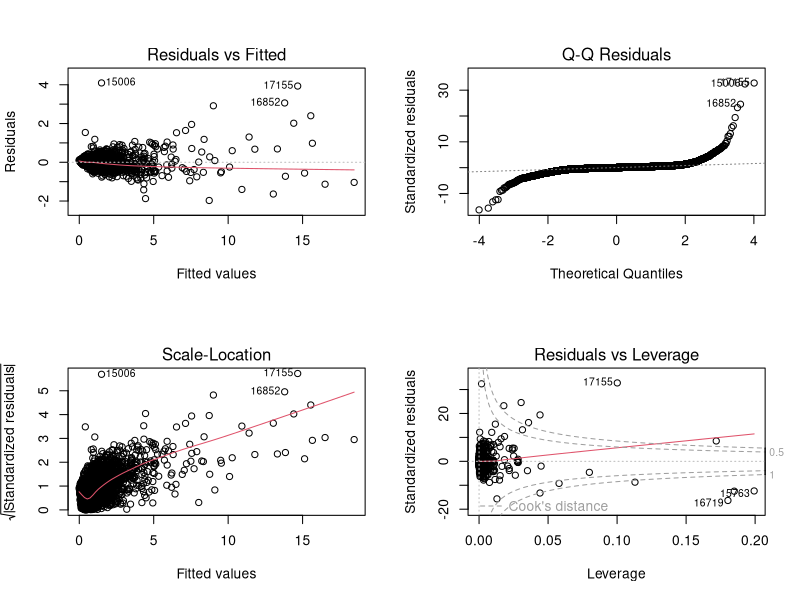
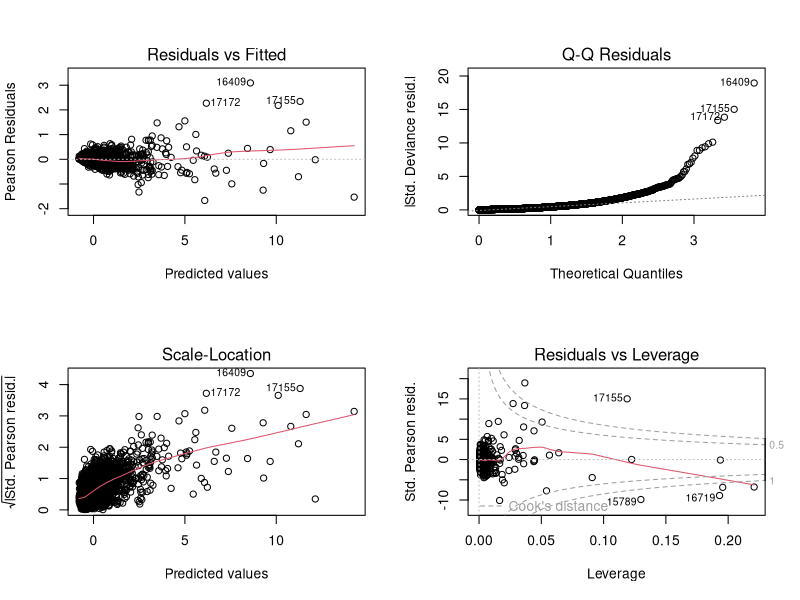
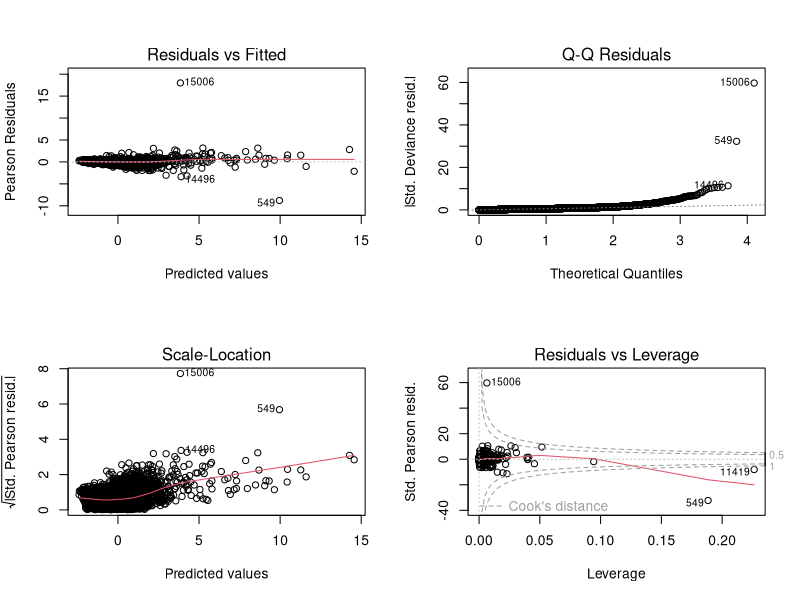
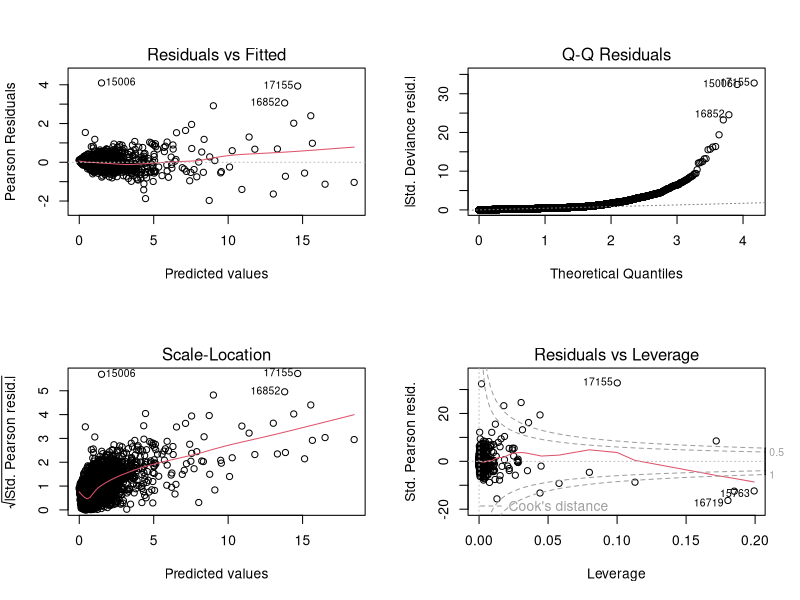

Recreate these plots in R, in order.
# MATH 571 section 3 regression
# Data used is clean data set in csv format from previous step
# Multiple regression models are applied
# yuqing zhao, March 27,2018


# read data
# assuming loss in the water processing is tiny. we use enfluent flow data to simulate input flow data

#df2=read.csv('completeMwrd_03_18_2018.csv',header = TRUE,sep = ',',stringsAsFactors=FALSE)
#df=read.csv('ALL_MWRD (version 1).csv',header = TRUE,sep = ',',stringsAsFactors=FALSE)
#df3=read.csv('completeMwrd_03_25_2018.csv',header = TRUE,sep = ',',stringsAsFactors=FALSE)

df4=read.csv('completeMwrd_03_28_2018.csv',header = TRUE,sep = ',',stringsAsFactors=FALSE)
summary(df4)
dfn=df4[,-1]  
summary(dfn)  

# Normalize whole dataset for future models since some models prefer standardized predictors
dfn=data.frame(scale(dfn[,1:7],center=FALSE))  

head(dfn)
dfn<-data.frame(dfn,"Location"=df4$Location)
head(dfn)
# split training and testing data set
library('caret')
set.seed(0)
inTrain <- createDataPartition(y = dfn[,'TKN'], p = 0.8, list = FALSE)
train <- dfn[inTrain,]
test <- dfn[-inTrain,]
stopifnot(nrow(train) + nrow(test) == nrow(dfn))
x.train=train[,-6]
y.train=train[,6]
x.test=test[,-6]
y.test=test[,6]



# perform cross-validtion on training data set
controlParameter=trainControl(method = "cv",number = 10,savePredictions = TRUE)

# models related information: http://topepo.github.io/caret/train-models-by-tag.html

# Basic linear model
lm0 =lm(TKN ~.,data = train)
par(mfrow=c(2,2)) #combine separate plots into one figure 
plot(lm0)
summary(lm0)


lm_model=train(log(TKN) ~., data=train, method="lm", trControl=controlParameter)
lm_pred=predict(lm_model,test)

#library(leaps)
# All subset linear regression
# allsub_model=train(TKN ~., data=train, method = ' ', trControl=controlParameter)
# allsub_pred=predict(allsub_model,test)

# Linear regression model with Forward selection
forward_model=train(TKN ~., data=train, method = 'leapForward', trControl=controlParameter)
forward_pred=predict(forward_model,test)

# Linear regression model with Backward selection
backward_model=train(TKN ~., data=train, method = 'leapBackward', trControl=controlParameter)
backward_pred=predict(backward_model,test)

# Linear regression model with Stepwise Selection
step_model=train(TKN ~., data=train, method = 'leapSeq', trControl=controlParameter)
step_pred=predict(step_model,test)



library(Matrix)
library(foreach)
library(glmnet)

# The lasso
lassoGrid=expand.grid(alpha=1,lambda=c(0,5,0.0001))
lasso_model=train(TKN ~., data=train, method = 'glmnet',trControl=controlParameter,tuneGrid=lassoGrid)
#lasso_model=cv.glmnet(x.train,y.train,type.measure="mse", alpha=1,family="gaussian")
lasso_pred=predict(lasso_model,test)

# Ridge Regression
ridgeGrid=expand.grid(alpha=0,lambda=c(0,5,0.0001))
ridge_model=train(TKN ~., data=train, method = 'glmnet',trControl=controlParameter,tuneGrid=ridgeGrid)
#ridge_model=cv.glmnet(x.train,y.train,type.measure="mse", alpha=0,family="gaussian")
ridge_pred=predict(ridge_model,test)


# Elasticnet
elas_model=train(TKN ~., data=train, method = 'glmnet', trControl=controlParameter)
#elas_model=cv.glmnet(x.train,y.train,type.measure="mse",family="gaussian")
elas_pred=predict(elas_model,test)

#Principal Components Regression
library(pls)
set.seed(2)
pcr_model<-train(TKN~.,data=train, method='pcr',trControl=controlParameter)
pcr_pred=predict(pcr_model,test)

# calculate the MSE of test data for each model to evaluate its performance
lm_mse=mean((y.test - lm_pred)^2)
#allsub_mse=mean((y.test - allsub_pred)^2)
forward_mse=mean((y.test - forward_pred)^2)
backward_mse=mean((y.test - backward_pred)^2)
step_mse=mean((y.test - step_pred)^2)
lasso_mse=mean((y.test - lasso_pred)^2)
ridge_mse=mean((y.test - ridge_pred)^2)
elas_mse=mean((y.test - elas_pred)^2)
pcr_mse=mean((y.test-pcr_pred)^2)



# calculate the R**2 of test data for each model to evaluate its performance
lm_r2=sum((lm_pred - mean(y.test))^2)/sum((y.test - mean(y.test))^2)
#allsub_mse=sum((allsub_pred - mean(y.test))^2)/sum((y.test - mean(y.test))^2)
forward_r2=sum((forward_pred - mean(y.test))^2)/sum((y.test - mean(y.test))^2)
backward_r2=sum((backward_pred - mean(y.test))^2)/sum((y.test - mean(y.test))^2)
step_r2=sum((step_pred - mean(y.test))^2)/sum((y.test - mean(y.test))^2)
lasso_r2=sum((lasso_pred - mean(y.test))^2)/sum((y.test - mean(y.test))^2)
ridge_r2=sum((ridge_pred - mean(y.test))^2)/sum((y.test - mean(y.test))^2)
lm_r2=sum((lm_pred - mean(y.test))^2)/sum((y.test - mean(y.test))^2)
elas_r2=sum((elas_pred - mean(y.test))^2)/sum((y.test - mean(y.test))^2)
pcr_r2 =sum((pcr_pred-   mean(y.test))^2)/sum((y.test - mean(y.test))^2)




# TODO
df4=read.csv('completeMwrd_03_28_2018.csv',header = TRUE,sep = ',',stringsAsFactors=FALSE)
summary(df4)
dfn=df4[,-1]  
summary(dfn)
# split data set into two groups: location 1-6 and location 7-8
dfn1=subset(dfn,dfn$Location>=7)
dfn2=subset(dfn,dfn$Location<7)


# Normalize whole dataset for future models since some models prefer standardized predictors
dfn1=data.frame(scale(dfn1))  
dfn2=data.frame(scale(dfn2)) 

# split training and testing data set
library('caret')
set.seed(1)
inTrain1 = createDataPartition(y = dfn1[,'TKN'], p = 0.8, list = FALSE)
train1 = dfn1[inTrain1,]
test1 = dfn1[-inTrain1,]
stopifnot(nrow(train1) + nrow(test1) == nrow(dfn1))
x.train1=train1[,-6]
y.train1=train1[,6]
x.test1=test1[,-6]
y.test1=test1[,6]


set.seed(2)
inTrain2 = createDataPartition(y = dfn2[,'TKN'], p = 0.8, list = FALSE)
train2 = dfn2[inTrain2,]
test2 = dfn2[-inTrain2,]
stopifnot(nrow(train2) + nrow(test2) == nrow(dfn2))
x.train2=train2[,-6]
y.train2=train2[,6]
x.test2=test2[,-6]
y.test2=test2[,6]


# perform cross-validtion on training data set
controlParameter=trainControl(method = "cv",number = 10,savePredictions = TRUE)

# models related information: http://topepo.github.io/caret/train-models-by-tag.html

# for dfn1 where locations are 7 to 8

# Basic linear model
lm1 =glm(TKN ~., data = train1)
par(mfrow=c(2,2)) #combine separate plots into one figure 
plot(lm1)

lm_model1=train(TKN ~., data=train1, method="lm", trControl=controlParameter)
lm_pred1=predict(lm_model1,test1)

# All subset linear regression
# allsub_model=train(TKN ~., data=train, method = ' ', trControl=controlParameter)
# allsub_pred=predict(allsub_model,test)

# Linear regression model with Forward selection
forward_model1=train(TKN ~., data=train1, method = 'leapForward', trControl=controlParameter)
forward_pred1=predict(forward_model1,test1)

# Linear regression model with Backward selection
backward_model1=train(TKN ~., data=train1, method = 'leapBackward', trControl=controlParameter)
backward_pred1=predict(backward_model1,test1)

# Linear regression model with Stepwise Selection
step_model1=train(TKN ~., data=train1, method = 'leapSeq', trControl=controlParameter)
step_pred1=predict(step_model1,test1)


# The lasso
lassoGrid=expand.grid(alpha=1,lambda=c(0,5,0.0001))
lasso_model1=train(TKN ~., data=train1, method = 'glmnet',trControl=controlParameter,tuneGrid=lassoGrid)
#lasso_model=cv.glmnet(x.train,y.train,type.measure="mse", alpha=1,family="gaussian")
lasso_pred1=predict(lasso_model1,test1)

# Ridge Regression
ridgeGrid=expand.grid(alpha=0,lambda=c(0,5,0.0001))
ridge_model1=train(TKN ~., data=train1, method = 'glmnet',trControl=controlParameter,tuneGrid=ridgeGrid)
#ridge_model=cv.glmnet(x.train,y.train,type.measure="mse", alpha=0,family="gaussian")
ridge_pred1=predict(ridge_model1,test1)


# Elasticnet
elas_model1=train(TKN ~., data=train1, method = 'glmnet', trControl=controlParameter)
#elas_model=cv.glmnet(x.train,y.train,type.measure="mse",family="gaussian")
elas_pred1=predict(elas_model1,test1)

#Principal Component Regression subset 1
pcr_model1=train(TKN~.,data=train1,method='pcr',trControl=controlParameter)
pcr_pred1=predict(pcr_model1,test1)

# calculate the MSE of test data for each model to evaluate its performance
lm_mse1=mean((y.test1 - lm_pred1)^2)
#allsub_mse=mean((y.test - allsub_pred)^2)
forward_mse1=mean((y.test1 - forward_pred1)^2)
backward_mse1=mean((y.test1 - backward_pred1)^2)
step_mse1=mean((y.test1 - step_pred1)^2)
lasso_mse1=mean((y.test1 - lasso_pred1)^2)
ridge_mse1=mean((y.test1 - ridge_pred1)^2)
elas_mse1=mean((y.test1 - elas_pred1)^2)
pcr_mse1=mean((y.test1 - pcr_pred1)^2)

# calculate the R**2 of test data for each model to evaluate its performance
lm_r21=sum((lm_pred1 - mean(y.test1))^2)/sum((y.test1 - mean(y.test1))^2)
#allsub_mse=sum((allsub_pred - mean(y.test))^2)/sum((y.test - mean(y.test))^2)
forward_r21=sum((forward_pred1 - mean(y.test1))^2)/sum((y.test1 - mean(y.test1))^2)
backward_r21=sum((backward_pred1 - mean(y.test1))^2)/sum((y.test1 - mean(y.test1))^2)
step_r21=sum((step_pred1 - mean(y.test1))^2)/sum((y.test1 - mean(y.test1))^2)
lasso_r21=sum((lasso_pred1 - mean(y.test1))^2)/sum((y.test1 - mean(y.test1))^2)
ridge_r21=sum((ridge_pred1 - mean(y.test1))^2)/sum((y.test1 - mean(y.test1))^2)
lm_r21=sum((lm_pred1 - mean(y.test1))^2)/sum((y.test1 - mean(y.test1))^2)
elas_r21=sum((elas_pred1 - mean(y.test1))^2)/sum((y.test1 - mean(y.test1))^2)
pcr_r21=sum((pcr_pred1 - mean(y.test1))^2)/sum((y.test1 - mean(y.test1))^2)





# for dfn1 where locations are 1 to 6

# Basic linear model
lm2 =glm(TKN ~., data = train2)
par(mfrow=c(2,2)) #combine separate plots into one figure 
plot(lm2)

lm_model2=train(TKN ~., data=train2, method="lm", trControl=controlParameter)
lm_pred2=predict(lm_model2,test2)

# All subset linear regression
# allsub_model=train(TKN ~., data=train, method = ' ', trControl=controlParameter)
# allsub_pred=predict(allsub_model,test)

# Linear regression model with Forward selection
forward_model2=train(TKN ~., data=train2, method = 'leapForward', trControl=controlParameter)
forward_pred2=predict(forward_model2,test2)

# Linear regression model with Backward selection
backward_model2=train(TKN ~., data=train2, method = 'leapBackward', trControl=controlParameter)
backward_pred2=predict(backward_model2,test2)

# Linear regression model with Stepwise Selection
step_model2=train(TKN ~., data=train2, method = 'leapSeq', trControl=controlParameter)
step_pred2=predict(step_model2,test2)


# The lasso
lassoGrid=expand.grid(alpha=1,lambda=c(0,5,0.0001))
lasso_model2=train(TKN ~., data=train2, method = 'glmnet',trControl=controlParameter,tuneGrid=lassoGrid)
#lasso_model=cv.glmnet(x.train,y.train,type.measure="mse", alpha=1,family="gaussian")
lasso_pred2=predict(lasso_model2,test2)

# Ridge Regression
ridgeGrid=expand.grid(alpha=0,lambda=c(0,5,0.0001))
ridge_model2=train(TKN ~., data=train2, method = 'glmnet',trControl=controlParameter,tuneGrid=ridgeGrid)
#ridge_model=cv.glmnet(x.train,y.train,type.measure="mse", alpha=0,family="gaussian")
ridge_pred2=predict(ridge_model2,test2)


# Elasticnet
elas_model2=train(TKN ~., data=train2, method = 'glmnet', trControl=controlParameter)
#elas_model=cv.glmnet(x.train,y.train,type.measure="mse",family="gaussian")
elas_pred2=predict(elas_model2,test2)

#Principal Component Regression
pcr_model2=train(TKN~., data=train2, method='pcr',trControl=controlParameter)
pcr_pred2=predict(pcr_model2,test2)


# calculate the MSE of test data for each model to evaluate its performance
lm_mse2=mean((y.test2 - lm_pred2)^2)
#allsub_mse=mean((y.test - allsub_pred)^2)
forward_mse2=mean((y.test2 - forward_pred2)^2)
backward_mse2=mean((y.test2 - backward_pred2)^2)
step_mse2=mean((y.test2 - step_pred2)^2)
lasso_mse2=mean((y.test2 - lasso_pred2)^2)
ridge_mse2=mean((y.test2 - ridge_pred2)^2)
ridge_mse2test=caret::postResample(ridge_pred2,y.test2)[1]
elas_mse2=mean((y.test2 - elas_pred2)^2)
pcr_mse2=mean((y.test2 - pcr_pred2)^2)


# calculate the R**2 of test data for each model to evaluate its performance
lm_r22=sum((lm_pred2 - mean(y.test2))^2)/sum((y.test2 - mean(y.test2))^2)
lm_r22_test=1- (sum((y.test2-lm_pred2 )^2)/sum((y.test2-mean(y.test2))^2))
lm_r22_test2=(cor(y.test2,lm_pred2))^2
lm_r22_test2=caret::postResample(lm_pred2,y.test2)# 1 for mse, 2 for rsq
#allsub_mse=sum((allsub_pred - mean(y.test))**2)/sum((y.test - mean(y.test))**2)
forward_r22=sum((forward_pred2 - mean(y.test2))^2)/sum((y.test2 - mean(y.test2))^2)
backward_r22=sum((backward_pred2 - mean(y.test2))^2)/sum((y.test2 - mean(y.test2))^2)
step_r22=sum((step_pred2 - mean(y.test2))^2)/sum((y.test2 - mean(y.test2))^2)
lasso_r22=sum((lasso_pred2 - mean(y.test2))^2)/sum((y.test2 - mean(y.test2))^2)
ridge_r22=sum((ridge_pred2 - mean(y.test2))^2)/sum((y.test2 - mean(y.test2))^2)
lm_r22=sum((lm_pred2 - mean(y.test2))^2)/sum((y.test2 - mean(y.test2))^2)
elas_r22=sum((elas_pred2 - mean(y.test2))^2)/sum((y.test2 - mean(y.test2))^2)
pcr_r22 = sum((pcr_pred2 - mean(y.test2))^2)/sum((y.test2 - mean(y.test2))^2)





















# method 2 for cross-validation???
library(boot)
train2=as.data.frame(train)
set.seed(0)

lm2 =glm(TKN ~., data = train2)
plot(lm2)
glm2lm=cv.glm(train2,lm2,K=10)
lm_prederr=glm2lm$delta[1]
#lm_pred2=predict(glm2lm, newx=x.test)
#lm_mse2=mean((y.test - lm_pred2)^2)

library(glmnet)

glmnet2lasso=cv.glmnet(as.matrix(x.train),y.train,alpha=1,nfolds = 10)
glmnet2lassom=glmnet(as.matrix(x.train),y.train,alpha=1)
lasso_pred2=predict(glmnet2lassom,s=glmnet2lasso$lambda.min, newx=as.matrix(x.test))
lasso_mse2=mean((y.test - lasso_pred2)^2)


glmnet2ridge=cv.glmnet(as.matrix(x.train),y.train,alpha=0,nfolds = 10)
glmnet2ridgem=glmnet(as.matrix(x.train),y.train,alpha=0)
ridge_pred2=predict(glmnet2ridgem,s=glmnet2ridge$lambda.min, newx=as.matrix(x.test))
ridge_mse2=mean((y.test - ridge_pred2)^2)



glmnet2elas=cv.glmnet(as.matrix(x.train),y.train,nfolds = 10)
glmnet2elasm=glmnet(as.matrix(x.train),y.train)
elas_pred2=predict(glmnet2elasm,s=glmnet2ridge$lambda.min, newx=as.matrix(x.test))
elas_mse2=mean((y.test - elas_pred2)^2)
